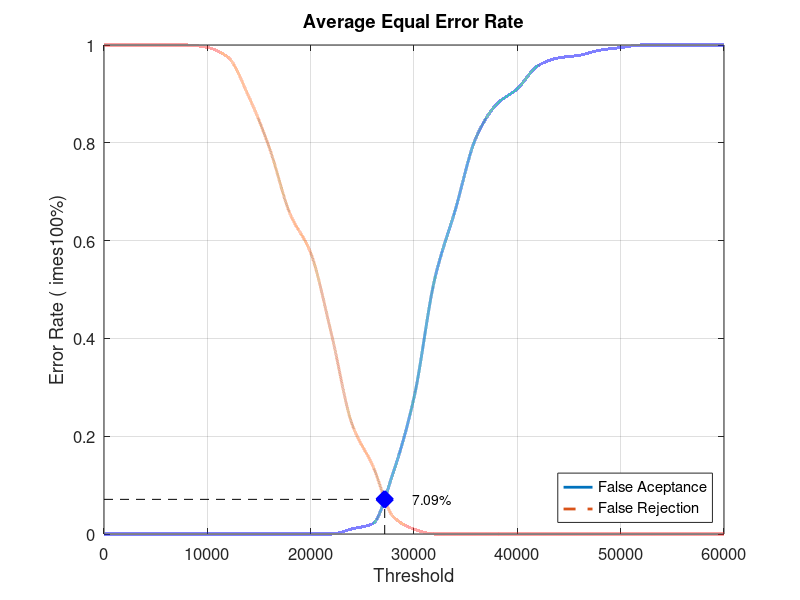
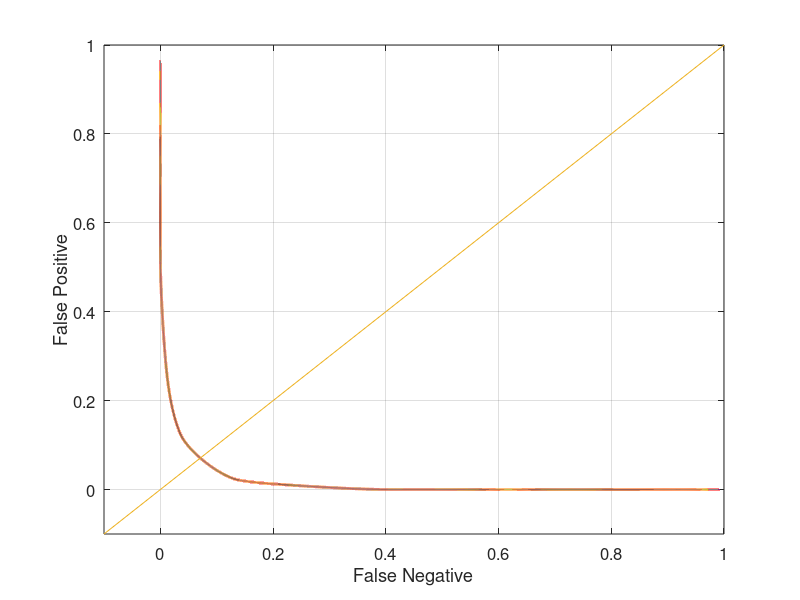

Reproduce these figures in MATLAB, in order.
close all;
clear;
clc;
x = 0:2000:60000;
xq = 0:0.5:60000;

y0 = [0 0 0 0 0 0 0 0 0 0 0 0 0.0105263 0.0210526 0.126316 0.278947 0.521053 0.663158 0.810526 0.878947 0.910526 0.957895 0.973684 0.978947 0.989474 0.994737 1 1 1 1 1]
yy0 = interp1(x, y0, xq, 'pchip');
y1 = [1 1 1 1 1 0.995 0.975 0.895 0.79 0.655 0.575 0.41 0.225 0.14 0.035 0.01 0 0 0 0 0 0 0 0 0 0 0 0 0 0 0]
yy1 = interp1(x, y1, xq, 'pchip');

% Calculating EER: 
y2 = abs(y0 - y1);
find(y2 == min(y2))
yy2 = abs(yy0 - yy1);
xEER = find(yy2 == min(yy2));
xEERIndex = xq(xEER) % X-axis EER
yEER = yy0(xEER) % Y-axis EER

main = figure
plot(xq, yy0,'-','LineWidth', 2);	hold on
plot(xq, yy1,'--','LineWidth', 2);	hold on
plot([xEERIndex xEERIndex], [0 yEER], 'k--');	hold on
plot([0 xEERIndex], [yEER yEER], 'k--');	hold on
plot(xEERIndex, yEER, 'bx', 'LineWidth', 10);	hold on
text(xEERIndex + 10 * xEERIndex / 100, yEER, [num2str(round((10000 * yEER)) / 100) '%'])
legend('False Aceptance', 'False Rejection', 'Location', 'SouthEast')
xlabel('Threshold')
ylabel('Error Rate (	imes100%)')
title('Average Equal Error Rate')
set(gca, 'FontSize', 12)
axis([0 60000 0 1])
grid on

print(main, 'Database5_4Main', '-dpng');
FNRxFPR = figure('Color', [1 1 1]);
plot(yy1, yy0, '-', yy1, yy0, 'LineWidth', 2);
hold on
y = -0.1:0.1:1
plot(y, y); 
set(gca, 'FontSize', 12)
xlabel('False Negative')
ylabel('False Positive')
axis([-0.1 1 -0.1 1])
set(gca, 'FontSize', 12)
grid on

print(FNRxFPR, 'Database5_4FNRxFPR','-dpng');
